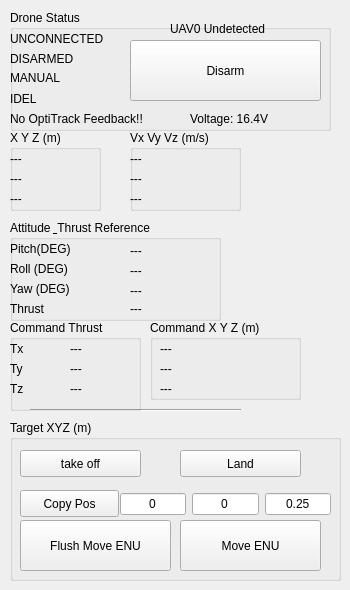
      <widget class="QWidget" name="tab_3">
       <attribute name="title">
        <string>UAV0  Real-time Info</string>
       </attribute>
       <widget class="QGroupBox" name="groupBox_2">
        <property name="geometry">
         <rect>
          <x>10</x>
          <y>10</y>
          <width>321</width>
          <height>121</height>
         </rect>
        </property>
        <property name="title">
         <string>Drone Status</string>
        </property>
        <widget class="QLabel" name="UAV0_connection">
         <property name="geometry">
          <rect>
           <x>0</x>
           <y>20</y>
           <width>111</width>
           <height>17</height>
          </rect>
         </property>
         <property name="lineWidth">
          <number>5</number>
         </property>
         <property name="text">
          <string>UNCONNECTED</string>
         </property>
        </widget>
        <widget class="QLabel" name="UAV0_arm">
         <property name="geometry">
          <rect>
           <x>0</x>
           <y>40</y>
           <width>101</width>
           <height>17</height>
          </rect>
         </property>
         <property name="font">
          <font>
           <strikeout>false</strikeout>
          </font>
         </property>
         <property name="text">
          <string>DISARMED</string>
         </property>
        </widget>
        <widget class="QLabel" name="UAV0_mode">
         <property name="geometry">
          <rect>
           <x>0</x>
           <y>60</y>
           <width>101</width>
           <height>16</height>
          </rect>
         </property>
         <property name="text">
          <string>MANUAL</string>
         </property>
        </widget>
        <widget class="QLabel" name="UAV0_commandmode">
         <property name="geometry">
          <rect>
           <x>0</x>
           <y>80</y>
           <width>111</width>
           <height>17</height>
          </rect>
         </property>
         <property name="text">
          <string>IDEL</string>
         </property>
        </widget>
        <widget class="QLabel" name="UAV0_mocapFlag">
         <property name="geometry">
          <rect>
           <x>0</x>
           <y>100</y>
           <width>181</width>
           <height>17</height>
          </rect>
         </property>
         <property name="text">
          <string>No OptiTrack Feedback!!</string>
         </property>
        </widget>
        <widget class="QLabel" name="UAV0_detection">
         <property name="geometry">
          <rect>
           <x>160</x>
           <y>10</y>
           <width>141</width>
           <height>17</height>
          </rect>
         </property>
         <property name="text">
          <string>UAV0 Undetected</string>
         </property>
        </widget>
        <widget class="QPushButton" name="UAV0_Button_Disarm">
         <property name="geometry">
          <rect>
           <x>120</x>
           <y>30</y>
           <width>191</width>
           <height>61</height>
          </rect>
         </property>
         <property name="text">
          <string>Disarm</string>
         </property>
        </widget>
        <widget class="QLabel" name="UAV0_voltage">
         <property name="geometry">
          <rect>
           <x>180</x>
           <y>100</y>
           <width>121</width>
           <height>17</height>
          </rect>
         </property>
         <property name="text">
          <string>Voltage: 16.4V</string>
         </property>
        </widget>
       </widget>
       <widget class="QGroupBox" name="groupBox_3">
        <property name="geometry">
         <rect>
          <x>10</x>
          <y>130</y>
          <width>91</width>
          <height>81</height>
         </rect>
        </property>
        <property name="title">
         <string>X Y Z (m)</string>
        </property>
        <widget class="QLabel" name="UAV0_x">
         <property name="geometry">
          <rect>
           <x>0</x>
           <y>20</y>
           <width>51</width>
           <height>17</height>
          </rect>
         </property>
         <property name="text">
          <string>---</string>
         </property>
        </widget>
        <widget class="QLabel" name="UAV0_y">
         <property name="geometry">
          <rect>
           <x>0</x>
           <y>40</y>
           <width>51</width>
           <height>17</height>
          </rect>
         </property>
         <property name="text">
          <string>---</string>
         </property>
        </widget>
        <widget class="QLabel" name="UAV0_z">
         <property name="geometry">
          <rect>
           <x>0</x>
           <y>60</y>
           <width>51</width>
           <height>17</height>
          </rect>
         </property>
         <property name="text">
          <string>---</string>
         </property>
        </widget>
       </widget>
       <widget class="QGroupBox" name="groupBox_4">
        <property name="geometry">
         <rect>
          <x>130</x>
          <y>130</y>
          <width>111</width>
          <height>81</height>
         </rect>
        </property>
        <property name="title">
         <string>Vx Vy Vz (m/s)</string>
        </property>
        <widget class="QLabel" name="UAV0_vx">
         <property name="geometry">
          <rect>
           <x>0</x>
           <y>20</y>
           <width>67</width>
           <height>17</height>
          </rect>
         </property>
         <property name="text">
          <string>---</string>
         </property>
        </widget>
        <widget class="QLabel" name="UAV0_vy">
         <property name="geometry">
          <rect>
           <x>0</x>
           <y>40</y>
           <width>67</width>
           <height>17</height>
          </rect>
         </property>
         <property name="text">
          <string>---</string>
         </property>
        </widget>
        <widget class="QLabel" name="UAV0_vz">
         <property name="geometry">
          <rect>
           <x>0</x>
           <y>60</y>
           <width>67</width>
           <height>17</height>
          </rect>
         </property>
         <property name="text">
          <string>---</string>
         </property>
        </widget>
       </widget>
       <widget class="QGroupBox" name="groupBox_6">
        <property name="geometry">
         <rect>
          <x>10</x>
          <y>220</y>
          <width>211</width>
          <height>101</height>
         </rect>
        </property>
        <property name="title">
         <string>Attitude &amp; Thrust Reference</string>
        </property>
        <widget class="QLabel" name="UAV0_thrust">
         <property name="geometry">
          <rect>
           <x>120</x>
           <y>80</y>
           <width>71</width>
           <height>17</height>
          </rect>
         </property>
         <property name="text">
          <string>---</string>
         </property>
        </widget>
        <widget class="QLabel" name="UAV0_att_pitch">
         <property name="geometry">
          <rect>
           <x>120</x>
           <y>20</y>
           <width>71</width>
           <height>21</height>
          </rect>
         </property>
         <property name="text">
          <string>---</string>
         </property>
        </widget>
        <widget class="QLabel" name="UAV0_att_roll">
         <property name="geometry">
          <rect>
           <x>120</x>
           <y>40</y>
           <width>71</width>
           <height>21</height>
          </rect>
         </property>
         <property name="text">
          <string>---</string>
         </property>
        </widget>
        <widget class="QLabel" name="UAV0_att_yaw">
         <property name="geometry">
          <rect>
           <x>120</x>
           <y>60</y>
           <width>71</width>
           <height>21</height>
          </rect>
         </property>
         <property name="text">
          <string>---</string>
         </property>
        </widget>
        <widget class="QLabel" name="label_4">
         <property name="geometry">
          <rect>
           <x>0</x>
           <y>20</y>
           <width>81</width>
           <height>17</height>
          </rect>
         </property>
         <property name="text">
          <string>Pitch(DEG)</string>
         </property>
        </widget>
        <widget class="QLabel" name="label_5">
         <property name="geometry">
          <rect>
           <x>0</x>
           <y>40</y>
           <width>71</width>
           <height>17</height>
          </rect>
         </property>
         <property name="text">
          <string>Roll (DEG)</string>
         </property>
        </widget>
        <widget class="QLabel" name="label_6">
         <property name="geometry">
          <rect>
           <x>0</x>
           <y>60</y>
           <width>81</width>
           <height>17</height>
          </rect>
         </property>
         <property name="text">
          <string>Yaw (DEG)</string>
         </property>
        </widget>
        <widget class="QLabel" name="label_7">
         <property name="geometry">
          <rect>
           <x>0</x>
           <y>80</y>
           <width>67</width>
           <height>17</height>
          </rect>
         </property>
         <property name="text">
          <string>Thrust </string>
         </property>
        </widget>
       </widget>
       <widget class="Line" name="line">
        <property name="geometry">
         <rect>
          <x>30</x>
          <y>400</y>
          <width>211</width>
          <height>20</height>
         </rect>
        </property>
        <property name="orientation">
         <enum>Qt::Horizontal</enum>
        </property>
       </widget>
       <widget class="QGroupBox" name="groupBox_7">
        <property name="geometry">
         <rect>
          <x>10</x>
          <y>420</y>
          <width>331</width>
          <height>161</height>
         </rect>
        </property>
        <property name="title">
         <string>Target XYZ (m)</string>
        </property>
        <widget class="QPushButton" name="UAV0_Button_Takeoff">
         <property name="enabled">
          <bool>true</bool>
         </property>
         <property name="geometry">
          <rect>
           <x>10</x>
           <y>30</y>
           <width>121</width>
           <height>27</height>
          </rect>
         </property>
         <property name="sizePolicy">
          <sizepolicy hsizetype="MinimumExpanding" vsizetype="Fixed">
           <horstretch>0</horstretch>
           <verstretch>0</verstretch>
          </sizepolicy>
         </property>
         <property name="toolTip">
          <string>Set the target to the current joint trajectory state.</string>
         </property>
         <property name="statusTip">
          <string>Clear all waypoints and set the target to the current joint trajectory state.</string>
         </property>
         <property name="text">
          <string>take off</string>
         </property>
        </widget>
        <widget class="QPushButton" name="UAV0_Button_moveENU">
         <property name="geometry">
          <rect>
           <x>170</x>
           <y>100</y>
           <width>141</width>
           <height>51</height>
          </rect>
         </property>
         <property name="text">
          <string>Move ENU</string>
         </property>
        </widget>
        <widget class="QPushButton" name="UAV0_Button_Land">
         <property name="geometry">
          <rect>
           <x>170</x>
           <y>30</y>
           <width>121</width>
           <height>27</height>
          </rect>
         </property>
         <property name="text">
          <string>Land</string>
         </property>
        </widget>
        <widget class="QPushButton" name="Flush_MoveENU_Button">
         <property name="geometry">
          <rect>
           <x>10</x>
           <y>100</y>
           <width>151</width>
           <height>51</height>
          </rect>
         </property>
         <property name="text">
          <string>Flush Move ENU</string>
         </property>
        </widget>
        <widget class="QWidget" name="layoutWidget">
         <property name="geometry">
          <rect>
           <x>110</x>
           <y>70</y>
           <width>211</width>
           <height>29</height>
          </rect>
         </property>
         <layout class="QHBoxLayout" name="horizontalLayout_17">
          <item>
           <widget class="QLineEdit" name="UAV0_Target_x">
            <property name="text">
             <string>0</string>
            </property>
            <property name="alignment">
             <set>Qt::AlignCenter</set>
            </property>
           </widget>
          </item>
          <item>
           <widget class="QLineEdit" name="UAV0_Target_y">
            <property name="text">
             <string>0</string>
            </property>
            <property name="alignment">
             <set>Qt::AlignCenter</set>
            </property>
           </widget>
          </item>
          <item>
           <widget class="QLineEdit" name="UAV0_Target_z">
            <property name="text">
             <string>0.25</string>
            </property>
            <property name="alignment">
             <set>Qt::AlignCenter</set>
            </property>
           </widget>
          </item>
         </layout>
        </widget>
        <widget class="QPushButton" name="UAV0_Copypos">
         <property name="geometry">
          <rect>
           <x>10</x>
           <y>70</y>
           <width>99</width>
           <height>27</height>
          </rect>
         </property>
         <property name="text">
          <string>Copy Pos</string>
         </property>
        </widget>
       </widget>
       <widget class="QGroupBox" name="groupBox_5">
        <property name="geometry">
         <rect>
          <x>10</x>
          <y>320</y>
          <width>131</width>
          <height>91</height>
         </rect>
        </property>
        <property name="title">
         <string>Command Thrust </string>
        </property>
        <widget class="QLabel" name="UAV0_Tx">
         <property name="geometry">
          <rect>
           <x>60</x>
           <y>20</y>
           <width>67</width>
           <height>17</height>
          </rect>
         </property>
         <property name="text">
          <string>---</string>
         </property>
        </widget>
        <widget class="QLabel" name="UAV0_Ty">
         <property name="geometry">
          <rect>
           <x>60</x>
           <y>40</y>
           <width>67</width>
           <height>17</height>
          </rect>
         </property>
         <property name="text">
          <string>---</string>
         </property>
        </widget>
        <widget class="QLabel" name="UAV0_Tz">
         <property name="geometry">
          <rect>
           <x>60</x>
           <y>60</y>
           <width>67</width>
           <height>17</height>
          </rect>
         </property>
         <property name="text">
          <string>---</string>
         </property>
        </widget>
        <widget class="QLabel" name="label_11">
         <property name="geometry">
          <rect>
           <x>0</x>
           <y>20</y>
           <width>41</width>
           <height>17</height>
          </rect>
         </property>
         <property name="text">
          <string>Tx</string>
         </property>
        </widget>
        <widget class="QLabel" name="label_12">
         <property name="geometry">
          <rect>
           <x>0</x>
           <y>40</y>
           <width>31</width>
           <height>17</height>
          </rect>
         </property>
         <property name="text">
          <string>Ty</string>
         </property>
        </widget>
        <widget class="QLabel" name="label_13">
         <property name="geometry">
          <rect>
           <x>0</x>
           <y>60</y>
           <width>31</width>
           <height>17</height>
          </rect>
         </property>
         <property name="text">
          <string>Tz</string>
         </property>
        </widget>
       </widget>
       <widget class="QGroupBox" name="groupBox">
        <property name="geometry">
         <rect>
          <x>150</x>
          <y>320</y>
          <width>151</width>
          <height>80</height>
         </rect>
        </property>
        <property name="title">
         <string>Command X Y Z (m)</string>
        </property>
        <widget class="QLabel" name="UAV0_Target_x_label">
         <property name="geometry">
          <rect>
           <x>10</x>
           <y>20</y>
           <width>67</width>
           <height>17</height>
          </rect>
         </property>
         <property name="text">
          <string>---</string>
         </property>
        </widget>
        <widget class="QLabel" name="UAV0_Target_y_label">
         <property name="geometry">
          <rect>
           <x>10</x>
           <y>40</y>
           <width>67</width>
           <height>17</height>
          </rect>
         </property>
         <property name="text">
          <string>---</string>
         </property>
        </widget>
        <widget class="QLabel" name="UAV0_Target_z_label">
         <property name="geometry">
          <rect>
           <x>10</x>
           <y>60</y>
           <width>67</width>
           <height>17</height>
          </rect>
         </property>
         <property name="text">
          <string>---</string>
         </property>
        </widget>
       </widget>
      </widget>
